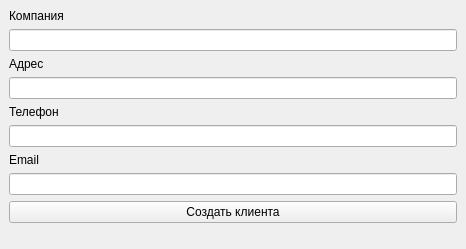
<?xml version="1.0" encoding="UTF-8"?>
<ui version="4.0">
 <class>CreateUpdateClient</class>
 <widget class="QMainWindow" name="CreateUpdateClient">
  <property name="geometry">
   <rect>
    <x>0</x>
    <y>0</y>
    <width>466</width>
    <height>249</height>
   </rect>
  </property>
  <property name="windowTitle">
   <string>Добавить / Изменить данные клиента</string>
  </property>
  <widget class="QWidget" name="centralwidget">
   <layout class="QVBoxLayout" name="verticalLayout">
    <item>
     <widget class="QLabel" name="label">
      <property name="text">
       <string>Компания</string>
      </property>
     </widget>
    </item>
    <item>
     <widget class="QLineEdit" name="lineEdit"/>
    </item>
    <item>
     <widget class="QLabel" name="label_2">
      <property name="text">
       <string>Адрес</string>
      </property>
     </widget>
    </item>
    <item>
     <widget class="QLineEdit" name="lineEdit_2"/>
    </item>
    <item>
     <widget class="QLabel" name="label_3">
      <property name="text">
       <string>Телефон</string>
      </property>
     </widget>
    </item>
    <item>
     <widget class="QLineEdit" name="lineEdit_3"/>
    </item>
    <item>
     <widget class="QLabel" name="label_4">
      <property name="text">
       <string>Email</string>
      </property>
     </widget>
    </item>
    <item>
     <widget class="QLineEdit" name="lineEdit_4"/>
    </item>
    <item>
     <widget class="QPushButton" name="pushButton">
      <property name="text">
       <string>Создать клиента</string>
      </property>
     </widget>
    </item>
    <item>
     <spacer name="verticalSpacer">
      <property name="orientation">
       <enum>Qt::Vertical</enum>
      </property>
      <property name="sizeHint" stdset="0">
       <size>
        <width>20</width>
        <height>40</height>
       </size>
      </property>
     </spacer>
    </item>
   </layout>
  </widget>
 </widget>
 <resources/>
 <connections/>
</ui>
